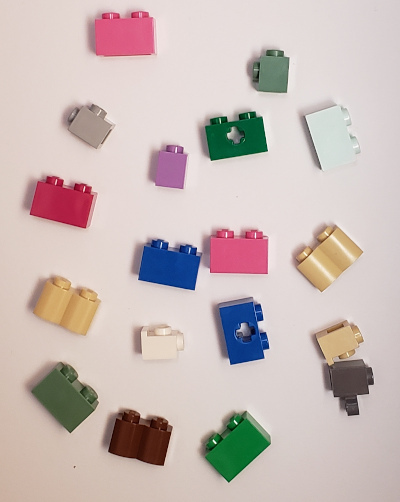
#> input picture InterfacageNumerique/_images/bricks2.jpg, 400 x 502 px
$ python Se2_part6_filter_by_tf.py
#> lines starting #> are read from the running program, lines starting #| are printed output that depends on the picture
### InterfacageNumerique/bloc_camera/correction/images_manipulation.py
# -*- coding: utf-8 -*-
"""*images_manipulation.py* file.

*images_manipulation* file contains extra functions for image manipulation.

This file is attached to a 1st year of engineer training labwork in digital interface development.

.. note:: LEnsE - Institut d'Optique - version 0.1

.. moduleauthor:: Julien VILLEMEJANE <julien.villemejane@institutoptique.fr>
.. creation:: 22/nov/2024
"""

import cv2
import numpy as np
from matplotlib import pyplot as plt


# [134 lines left out: functions generate_gaussian_noise_image, generate_uniform_noise_image, generate_gaussian_noise_image_percent, zoom_array, process_hist_from_array, display_hist and 1 more, not called in this run]


def circular_mask(radius, image, inverted: bool=False):
    """
    Return an image with a circular mask.
    :param radius: Radius of the circular mask.
    :param image: Image to process.
    :param inverted: True to invert the mask.
    :return:
    """
    h, w = image.shape
    center_y, center_x = h // 2, w // 2
    Y, X = np.ogrid[:h, :w]
    # Distance from center to pixel
    dist_from_center = np.sqrt((X - center_x) ** 2 + (Y - center_y) ** 2)
    # Create a circular mask (1 inside the circle, 0 outside)
    if inverted:
        mask = dist_from_center > radius
    else:
        mask = dist_from_center <= radius
    return image * mask

### InterfacageNumerique/bloc_camera/correction/Se2_part6_filter_by_tf.py
# -*- coding: utf-8 -*-
"""*Se2_part6_filter_by_tf.py* file.

This file contains a script to apply a filter on an image by using the Fourier transform and a mask.

This file is attached to a 1st year of engineer training labwork in digital interface development.

For tutorials on image processing, see : https://iogs-lense-training.github.io/image-processing/

.. note:: LEnsE - Institut d'Optique - version 0.1

.. moduleauthor:: Julien VILLEMEJANE <julien.villemejane@institutoptique.fr>
.. creation:: 20/oct/2024
"""

import cv2
import numpy as np
from matplotlib import pyplot as plt
from images_manipulation import *

if __name__ == "__main__":
    # Open an image - Grayscale
    image_gray = cv2.imread('../../_images/bricks2.jpg', cv2.IMREAD_GRAYSCALE)
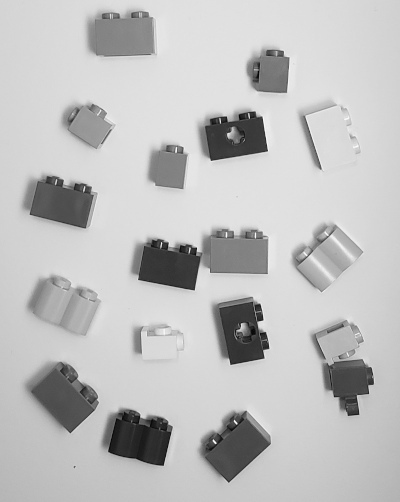
#> image_gray: shape (502, 400); min 4, max 252, mean 191.2

    ### TF
    tf_orig = np.fft.fft2(image_gray)
    tf_mask = circular_mask(100, np.fft.fftshift(tf_orig))#, inverted=True)

    # Final image
    image_final = np.real(np.fft.ifft2(np.fft.fftshift(tf_mask)))

    # Display all
    fig, ax = plt.subplots(nrows=2, ncols=2)
    # Plot data in each subplot
    ax[0,0].imshow(image_gray, cmap='gray')
    ax[0,0].set_title('Original Image')
    ax[0,1].imshow(image_final, cmap='gray')
    ax[0,1].set_title('Filtered Image')

    ax[1,0].imshow(np.log(0.1+np.abs(np.fft.fftshift(tf_orig))), cmap='gray')
    ax[1,0].set_title('Original Image / FFT')
    ax[1,1].imshow(np.log(0.1+np.abs(tf_mask)), cmap='gray')
    ax[1,1].set_title('Masked FFT')
    plt.show()
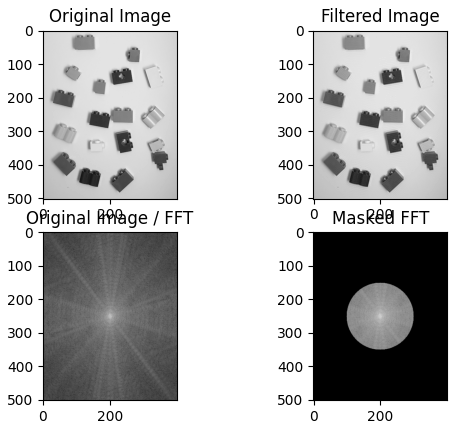
#> figure drawn by matplotlib, 4 panels
